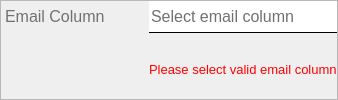
                  <widget class="QFrame" name="frame_7">
                   <property name="frameShape">
                    <enum>QFrame::StyledPanel</enum>
                   </property>
                   <property name="frameShadow">
                    <enum>QFrame::Raised</enum>
                   </property>
                   <layout class="QGridLayout" name="gridLayout_4">
                    <property name="leftMargin">
                     <number>0</number>
                    </property>
                    <property name="topMargin">
                     <number>0</number>
                    </property>
                    <property name="rightMargin">
                     <number>0</number>
                    </property>
                    <property name="bottomMargin">
                     <number>0</number>
                    </property>
                    <item row="1" column="1">
                     <widget class="QLabel" name="invalid_col_error">
                      <property name="font">
                       <font>
                        <pointsize>10</pointsize>
                       </font>
                      </property>
                      <property name="styleSheet">
                       <string notr="true">color: rgb(255, 0, 0);</string>
                      </property>
                      <property name="text">
                       <string>Please select valid email column</string>
                      </property>
                     </widget>
                    </item>
                    <item row="0" column="1">
                     <widget class="QComboBox" name="email_column_combo">
                      <property name="font">
                       <font>
                        <pointsize>12</pointsize>
                        <kerning>true</kerning>
                       </font>
                      </property>
                      <property name="styleSheet">
                       <string notr="true">QComboBox {
	border: none;
    border-bottom: 1px solid black;
	padding-left: 1.5px;
	padding-bottom: 5px;
	padding-top: 5px;
	color: rgb(113, 112, 114);
	background-color: rgb(255, 255, 255);
}


QComboBox::drop-down {
    width: 20px;
	padding: 5px;
	border: transparent;
}

QComboBox::down-arrow {
    image: url(:/icons/images/chevron-down.svg);
}</string>
                      </property>
                      <property name="currentText">
                       <string>Select email column</string>
                      </property>
                      <property name="currentIndex">
                       <number>0</number>
                      </property>
                      <property name="placeholderText">
                       <string/>
                      </property>
                      <item>
                       <property name="text">
                        <string>Select email column</string>
                       </property>
                      </item>
                     </widget>
                    </item>
                    <item row="0" column="0">
                     <widget class="QLineEdit" name="email_column_entry">
                      <property name="sizePolicy">
                       <sizepolicy hsizetype="Fixed" vsizetype="Fixed">
                        <horstretch>0</horstretch>
                        <verstretch>0</verstretch>
                       </sizepolicy>
                      </property>
                      <property name="minimumSize">
                       <size>
                        <width>0</width>
                        <height>0</height>
                       </size>
                      </property>
                      <property name="font">
                       <font>
                        <pointsize>12</pointsize>
                       </font>
                      </property>
                      <property name="cursor">
                       <cursorShape>ArrowCursor</cursorShape>
                      </property>
                      <property name="styleSheet">
                       <string notr="true">background:transparent;
border:none;
border-radius: 0px;
color: rgb(113, 112, 114);
padding-left: 1.5px;
padding-bottom: 5px;
padding-top: 5px;</string>
                      </property>
                      <property name="text">
                       <string>Email Column</string>
                      </property>
                      <property name="readOnly">
                       <bool>true</bool>
                      </property>
                      <property name="placeholderText">
                       <string>Subject</string>
                      </property>
                     </widget>
                    </item>
                   </layout>
                  </widget>
